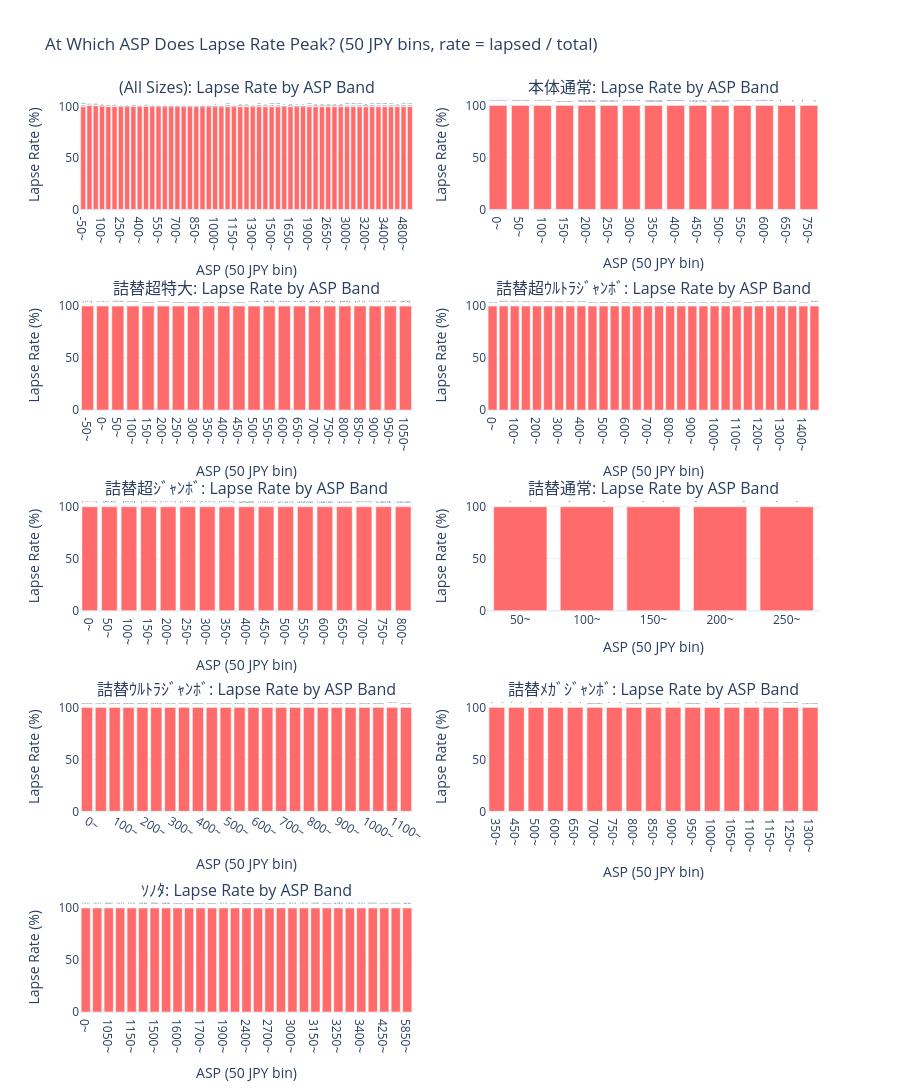

Notebook cell for this chart:
### Code cell
# ── Lapse RATE by ASP band (50 JPY floor) per size ────────────────────
# ── BUG FIX: Scan ariel_purchases only up to LAPSE_CUTOFF_DATE ─────────
# Previous bug: scanning to ANALYSIS_END then HAVING MAX(date)<=cutoff
# excluded retained shoppers (their MAX date was the post-cutoff return date).
# Fix: narrow scan window to LAPSE_CUTOFF_DATE so all shoppers in the CTE
# have their last purchase naturally ≤ cutoff → correct lapse rate denominator.

MIN_FREQ = 30   # minimum shoppers per ASP bin to include in the chart

all_at_risk_query = f"""
WITH ariel_purchases AS (
    SELECT
        idpos.shopper_key,
        prod.jp_segment_4_name AS size_code,
        CAST(idpos.sales_period_group_end_date_part AS DATE) AS purchase_date,
        SUM(idpos.pos_sales_amt) / SUM(idpos.pos_unit_sales_qty) AS asp
    FROM cdl_customer_prod.gold_customer_loyalty.loyalty_transact_fct_v1_vw idpos
    LEFT JOIN id_pos_ai_1.prod_dim_ext_vw prod ON idpos.prod_key = prod.prod_key
    LEFT JOIN id_pos_ai_1.shopper_dim_generic_vw shopper ON idpos.shopper_key = shopper.shopper_key
    WHERE idpos.sales_period_group_end_date_part BETWEEN '{ANALYSIS_START}' AND '{LAPSE_CUTOFF_DATE}'
      AND idpos.data_provider_code_part IN ({RETAILER_IN})
      AND prod.jp_category_name = '{CATEGORY}'
      AND prod.jp_sub_category_alter_lang_name = '{SUB_CAT}'
      AND prod.jp_sub_brand_alter_lang_name = '{ARIEL_GEL}'
      AND shopper.member_ind = 'Y'
      AND idpos.pos_unit_sales_qty > 0
    GROUP BY 1, 2, 3
),
last_ariel AS (
    -- With scan window ending at LAPSE_CUTOFF_DATE, MAX(date) is naturally <= cutoff
    -- No HAVING needed (removed to fix the 100% lapse rate bug)
    SELECT shopper_key, MAX(purchase_date) AS last_ariel_date
    FROM ariel_purchases
    GROUP BY 1
)
SELECT la.shopper_key, la.last_ariel_date, ap.size_code, ap.asp
FROM last_ariel la
INNER JOIN ariel_purchases ap
       ON la.shopper_key = ap.shopper_key
      AND la.last_ariel_date = ap.purchase_date
"""

print('⏳ Fetching all at-risk shoppers with ASP (BUG FIX: scan to LAPSE_CUTOFF_DATE)...', flush=True)
df_all_at_risk = execute_query(all_at_risk_query)
df_all_at_risk['asp'] = pd.to_numeric(df_all_at_risk['asp'])
print(f'✅ {len(df_all_at_risk):,} at-risk shoppers fetched')

# Mark lapsed vs retained
lapsed_ids = set(df_lapsed['shopper_key'].unique())
df_all_at_risk['is_lapsed'] = df_all_at_risk['shopper_key'].isin(lapsed_ids).astype(int)
print(f'   Lapsed: {df_all_at_risk["is_lapsed"].sum():,}  Retained: {(~df_all_at_risk["is_lapsed"].astype(bool)).sum():,}')

# Apply size exclusion
df_at_risk_filtered = df_all_at_risk[~df_all_at_risk['size_code'].isin(EXCLUDED_SIZES)].copy()

# Bin ASP by 50 JPY floor
df_at_risk_filtered['asp_band'] = (df_at_risk_filtered['asp'] // 50 * 50).astype(int)

# Compute lapse rate by ASP band + size
asp_lapse = df_at_risk_filtered.groupby(['size_code', 'asp_band']).agg(
    total_shoppers=('shopper_key', 'nunique'),
    lapsed_shoppers=('is_lapsed', 'sum')
).reset_index()
asp_lapse['lapse_rate_%'] = (asp_lapse['lapsed_shoppers'] / asp_lapse['total_shoppers'] * 100).round(1)

# Frequency filter: only include bands with enough observations
asp_lapse_plot = asp_lapse[asp_lapse['total_shoppers'] >= MIN_FREQ].copy()

# Also compute ALL sizes combined (after exclusion)
asp_lapse_all = df_at_risk_filtered.groupby('asp_band').agg(
    total_shoppers=('shopper_key', 'nunique'),
    lapsed_shoppers=('is_lapsed', 'sum')
).reset_index()
asp_lapse_all['lapse_rate_%'] = (asp_lapse_all['lapsed_shoppers'] / asp_lapse_all['total_shoppers'] * 100).round(1)
asp_lapse_all['size_code'] = '(All Sizes)'
asp_lapse_all = asp_lapse_all[asp_lapse.columns]
asp_lapse_all_plot = asp_lapse_all[asp_lapse_all['total_shoppers'] >= MIN_FREQ].copy()

print(f'\nFrequency filter: showing only ASP bands with >= {MIN_FREQ} shoppers')
print('\nLapse Rate by 50 JPY ASP Band — All Sizes Combined:')
print('=' * 70)
print(asp_lapse_all_plot.to_string(index=False))

print('\nLapse Rate by 50 JPY ASP Band — Per Size:')
print('=' * 70)
for size in order_and_filter_sizes(asp_lapse_plot['size_code'].unique()):
    s = asp_lapse_plot[asp_lapse_plot['size_code'] == size]
    print(f'\n▶ {size}:')
    print(s.to_string(index=False))

# ── Visualization: Lapse RATE by 50 JPY ASP band ─────────────────────
asp_lapse_combined = pd.concat([asp_lapse_all_plot, asp_lapse_plot], ignore_index=True)
plot_sizes = ['(All Sizes)'] + order_and_filter_sizes(asp_lapse_plot['size_code'].unique())

n_s = len(plot_sizes)
n_c = min(2, n_s)
n_r = (n_s + n_c - 1) // n_c

fig = make_subplots(rows=n_r, cols=n_c,
                    subplot_titles=[f'{s}: Lapse Rate by ASP Band' for s in plot_sizes],
                    vertical_spacing=0.10)

for idx, size in enumerate(plot_sizes):
    row = idx // n_c + 1
    col = idx % n_c + 1
    subset = asp_lapse_combined[asp_lapse_combined['size_code'] == size].sort_values('asp_band')
    if len(subset) == 0:
        continue
    fig.add_trace(go.Bar(
        x=subset['asp_band'].astype(str) + '~',
        y=subset['lapse_rate_%'],
        name=size, marker_color='#FF6B6B',
        text=[f'{r:.0f}%<br>({int(l)}/{int(t)})' for r, l, t in
              zip(subset['lapse_rate_%'], subset['lapsed_shoppers'], subset['total_shoppers'])],
        textposition='outside', showlegend=False),
        row=row, col=col)
    fig.update_xaxes(title_text='ASP (50 JPY bin)', row=row, col=col)
    fig.update_yaxes(title_text='Lapse Rate (%)', row=row, col=col)

fig.update_layout(height=350*n_r,
                  title_text=f'At Which ASP Does Lapse Rate Peak? (50 JPY bins, freq≥{MIN_FREQ})',
                  template='plotly_white')
fig.show()

### Figure 1 — Plotly figure (JSON) as saved in the notebook; plotly's stock layout.template omitted (floating-point values rounded to 4 significant figures)
{"data": [{"marker": {"color": "#FF6B6B"}, "name": "(All Sizes)", "showlegend": false, "text": ["100%<br>(1/1)", "101%<br>(10645/10509)", "101%<br>(1888/1870)", "101%<br>(5356/5324)", "100%<br>(276652/276462)", "100%<br>(53456/53396)", "100%<br>(226071/225898)", "100%<br>(88594/88565)", "100%<br>(174906/174620)", "100%<br>(41076/41057)", "100%<br>(77391/77075)", "100%<br>(32185/32173)", "100%<br>(35807/35805)", "100%<br>(30941/30939)", "100%<br>(77531/77518)", "100%<br>(82334/82329)", "100%<br>(127859/127844)", "100%<br>(107085/107056)", "100%<br>(115150/115126)", "100%<br>(50695/50694)", "100%<br>(85291/85270)", "100%<br>(8749/8749)", "100%<br>(46411/46411)", "100%<br>(79/79)", "100%<br>(11789/11789)", "100%<br>(687/687)", "100%<br>(8167/8167)", "100%<br>(16475/16475)", "100%<br>(33/33)", "100%<br>(1575/1575)", "100%<br>(6/6)", "100%<br>(4/4)", "100%<br>(2445/2445)", "100%<br>(125/125)", "100%<br>(4753/4753)", "100%<br>(4356/4356)", "100%<br>(1/1)", "100%<br>(657/657)", "100%<br>(205/205)", "100%<br>(303/303)", "100%<br>(362/362)", "100%<br>(765/765)", "100%<br>(1/1)", "100%<br>(1/1)", "100%<br>(9/9)", "100%<br>(693/693)", "100%<br>(41/41)", "100%<br>(1/1)", "100%<br>(7/7)", "100%<br>(61/61)", "100%<br>(101/101)", "100%<br>(31/31)", "100%<br>(2/2)"], "textposition": "outside", "type": "bar", "x": ["-50~", "0~", "50~", "100~", "150~", "200~", "250~", "300~", "350~", "400~", "450~", "500~", "550~", "600~", "650~", "700~", "750~", "800~", "850~", "900~", "950~", "1000~", "1050~", "1100~", "1150~", "1200~", "1250~", "1300~", "1350~", "1400~", "1500~", "1550~", "1600~", "1650~", "1700~", "1750~", "1900~", "2150~", "2400~", "2650~", "2700~", "2900~", "3000~", "3050~", "3150~", "3200~", "3250~", "3300~", "3400~", "3550~", "4250~", "4800~", "5850~"], "xaxis": "x", "y": [100.0, 101.3, 101.0, 100.6, 100.1, 100.1, 100.1, 100.0, 100.2, 100.0, 100.4, 100.0, 100.0, 100.0, 100.0, 100.0, 100.0, 100.0, 100.0, 100.0, 100.0, 100.0, 100.0, 100.0, 100.0, 100.0, 100.0, 100.0, 100.0, 100.0, 100.0, 100.0, 100.0, 100.0, 100.0, 100.0, 100.0, 100.0, 100.0, 100.0, 100.0, 100.0, 100.0, 100.0, 100.0, 100.0, 100.0, 100.0, 100.0, 100.0, 100.0, 100.0, 100.0], "yaxis": "y"}, {"marker": {"color": "#FF6B6B"}, "name": "本体通常", "showlegend": false, "text": ["100%<br>(1895/1895)", "100%<br>(658/658)", "100%<br>(1535/1535)", "100%<br>(266031/266031)", "100%<br>(38922/38922)", "100%<br>(35691/35691)", "100%<br>(2176/2176)", "100%<br>(10904/10904)", "100%<br>(4438/4438)", "100%<br>(17952/17952)", "100%<br>(15491/15491)", "100%<br>(7810/7810)", "100%<br>(2754/2754)", "100%<br>(4/4)", "100%<br>(1/1)"], "textposition": "outside", "type": "bar", "x": ["0~", "50~", "100~", "150~", "200~", "250~", "300~", "350~", "400~", "450~", "500~", "550~", "600~", "650~", "750~"], "xaxis": "x2", "y": [100.0, 100.0, 100.0, 100.0, 100.0, 100.0, 100.0, 100.0, 100.0, 100.0, 100.0, 100.0, 100.0, 100.0, 100.0], "yaxis": "y2"}, {"marker": {"color": "#FF6B6B"}, "name": "詰替超特大", "showlegend": false, "text": ["100%<br>(1/1)", "100%<br>(5111/5111)", "100%<br>(962/962)", "100%<br>(3510/3510)", "100%<br>(10247/10247)", "100%<br>(13973/13973)", "100%<br>(189565/189565)", "100%<br>(84637/84637)", "100%<br>(130301/130301)", "100%<br>(32520/32520)", "100%<br>(21756/21756)", "100%<br>(1359/1359)", "100%<br>(8/8)", "100%<br>(25/25)", "100%<br>(21/21)", "100%<br>(2/2)", "100%<br>(8/8)", "100%<br>(3/3)", "100%<br>(1/1)", "100%<br>(11/11)", "100%<br>(13/13)", "100%<br>(6/6)"], "textposition": "outside", "type": "bar", "x": ["-50~", "0~", "50~", "100~", "150~", "200~", "250~", "300~", "350~", "400~", "450~", "500~", "550~", "600~", "650~", "700~", "750~", "800~", "850~", "900~", "950~", "1050~"], "xaxis": "x3", "y": [100.0, 100.0, 100.0, 100.0, 100.0, 100.0, 100.0, 100.0, 100.0, 100.0, 100.0, 100.0, 100.0, 100.0, 100.0, 100.0, 100.0, 100.0, 100.0, 100.0, 100.0, 100.0], "yaxis": "y3"}, {"marker": {"color": "#FF6B6B"}, "name": "詰替超ｳﾙﾄﾗｼﾞｬﾝﾎﾞ", "showlegend": false, "text": ["100%<br>(1363/1363)", "100%<br>(80/80)", "100%<br>(85/85)", "100%<br>(106/106)", "100%<br>(151/151)", "100%<br>(222/222)", "100%<br>(264/264)", "100%<br>(633/633)", "100%<br>(763/763)", "100%<br>(1443/1443)", "100%<br>(1398/1398)", "100%<br>(2430/2430)", "100%<br>(1547/1547)", "100%<br>(24284/24284)", "100%<br>(18618/18618)", "100%<br>(87527/87527)", "100%<br>(44165/44165)", "100%<br>(68401/68401)", "100%<br>(48532/48532)", "100%<br>(51044/51044)", "100%<br>(8604/8604)", "100%<br>(25823/25823)", "100%<br>(67/67)", "100%<br>(2303/2303)", "100%<br>(687/687)", "100%<br>(39/39)", "100%<br>(25/25)", "100%<br>(33/33)", "100%<br>(1567/1567)", "100%<br>(2/2)"], "textposition": "outside", "type": "bar", "x": ["0~", "50~", "100~", "150~", "200~", "250~", "300~", "350~", "400~", "450~", "500~", "550~", "600~", "650~", "700~", "750~", "800~", "850~", "900~", "950~", "1000~", "1050~", "1100~", "1150~", "1200~", "1250~", "1300~", "1350~", "1400~", "1600~"], "xaxis": "x4", "y": [100.0, 100.0, 100.0, 100.0, 100.0, 100.0, 100.0, 100.0, 100.0, 100.0, 100.0, 100.0, 100.0, 100.0, 100.0, 100.0, 100.0, 100.0, 100.0, 100.0, 100.0, 100.0, 100.0, 100.0, 100.0, 100.0, 100.0, 100.0, 100.0, 100.0], "yaxis": "y4"}, {"marker": {"color": "#FF6B6B"}, "name": "詰替超ｼﾞｬﾝﾎﾞ", "showlegend": false, "text": ["100%<br>(19/19)", "100%<br>(2/2)", "100%<br>(6/6)", "100%<br>(10/10)", "100%<br>(17/17)", "100%<br>(71/71)", "100%<br>(54/54)", "100%<br>(55/55)", "100%<br>(289/289)", "100%<br>(117/117)", "100%<br>(211/211)", "100%<br>(230/230)", "100%<br>(194/194)", "100%<br>(1251/1251)", "100%<br>(33/33)", "100%<br>(518/518)", "100%<br>(1336/1336)"], "textposition": "outside", "type": "bar", "x": ["0~", "50~", "100~", "150~", "200~", "250~", "300~", "350~", "400~", "450~", "500~", "550~", "600~", "650~", "700~", "750~", "800~"], "xaxis": "x5", "y": [100.0, 100.0, 100.0, 100.0, 100.0, 100.0, 100.0, 100.0, 100.0, 100.0, 100.0, 100.0, 100.0, 100.0, 100.0, 100.0, 100.0], "yaxis": "y5"}, {"marker": {"color": "#FF6B6B"}, "name": "詰替通常", "showlegend": false, "text": ["100%<br>(2/2)", "100%<br>(37/37)", "100%<br>(2/2)", "100%<br>(110/110)", "100%<br>(4/4)"], "textposition": "outside", "type": "bar", "x": ["50~", "100~", "150~", "200~", "250~"], "xaxis": "x6", "y": [100.0, 100.0, 100.0, 100.0, 100.0], "yaxis": "y6"}, {"marker": {"color": "#FF6B6B"}, "name": "詰替ｳﾙﾄﾗｼﾞｬﾝﾎﾞ", "showlegend": false, "text": ["100%<br>(2256/2256)", "100%<br>(184/184)", "100%<br>(183/183)", "100%<br>(256/256)", "100%<br>(283/283)", "100%<br>(518/518)", "100%<br>(1463/1463)", "100%<br>(33012/33012)", "100%<br>(3066/3066)", "100%<br>(36121/36121)", "100%<br>(13721/13721)", "100%<br>(25329/25329)", "100%<br>(26413/26413)", "100%<br>(51970/51970)", "100%<br>(27817/27817)", "100%<br>(39801/39801)", "100%<br>(27832/27832)", "100%<br>(23495/23495)", "100%<br>(2144/2144)", "100%<br>(4551/4551)", "100%<br>(139/139)", "100%<br>(905/905)", "100%<br>(9/9)", "100%<br>(732/732)"], "textposition": "outside", "type": "bar", "x": ["0~", "50~", "100~", "150~", "200~", "250~", "300~", "350~", "400~", "450~", "500~", "550~", "600~", "650~", "700~", "750~", "800~", "850~", "900~", "950~", "1000~", "1050~", "1100~", "1150~"], "xaxis": "x7", "y": [100.0, 100.0, 100.0, 100.0, 100.0, 100.0, 100.0, 100.0, 100.0, 100.0, 100.0, 100.0, 100.0, 100.0, 100.0, 100.0, 100.0, 100.0, 100.0, 100.0, 100.0, 100.0, 100.0, 100.0], "yaxis": "y7"}, {"marker": {"color": "#FF6B6B"}, "name": "詰替ﾒｶﾞｼﾞｬﾝﾎﾞ", "showlegend": false, "text": ["100%<br>(1/1)", "100%<br>(2/2)", "100%<br>(5/5)", "100%<br>(8/8)", "100%<br>(1/1)", "100%<br>(35864/35864)", "100%<br>(4/4)", "100%<br>(33749/33749)", "100%<br>(23253/23253)", "100%<br>(8/8)", "100%<br>(29683/29683)", "100%<br>(5/5)", "100%<br>(19671/19671)", "100%<br>(2/2)", "100%<br>(8753/8753)", "100%<br>(8128/8128)", "100%<br>(16450/16450)"], "textposition": "outside", "type": "bar", "x": ["350~", "450~", "500~", "600~", "650~", "700~", "750~", "800~", "850~", "900~", "950~", "1000~", "1050~", "1100~", "1150~", "1250~", "1300~"], "xaxis": "x8", "y": [100.0, 100.0, 100.0, 100.0, 100.0, 100.0, 100.0, 100.0, 100.0, 100.0, 100.0, 100.0, 100.0, 100.0, 100.0, 100.0, 100.0], "yaxis": "y8"}, {"marker": {"color": "#FF6B6B"}, "name": "ｿﾉﾀ", "showlegend": false, "text": ["100%<br>(1/1)", "100%<br>(1/1)", "100%<br>(6/6)", "100%<br>(1/1)", "100%<br>(1/1)", "100%<br>(8/8)", "100%<br>(6/6)", "100%<br>(4/4)", "100%<br>(2443/2443)", "100%<br>(125/125)", "100%<br>(4753/4753)", "100%<br>(4356/4356)", "100%<br>(1/1)", "100%<br>(657/657)", "100%<br>(205/205)", "100%<br>(303/303)", "100%<br>(362/362)", "100%<br>(765/765)", "100%<br>(1/1)", "100%<br>(1/1)", "100%<br>(9/9)", "100%<br>(693/693)", "100%<br>(41/41)", "100%<br>(1/1)", "100%<br>(7/7)", "100%<br>(61/61)", "100%<br>(101/101)", "100%<br>(31/31)", "100%<br>(2/2)"], "textposition": "outside", "type": "bar", "x": ["0~", "1000~", "1050~", "1100~", "1150~", "1400~", "1500~", "1550~", "1600~", "1650~", "1700~", "1750~", "1900~", "2150~", "2400~", "2650~", "2700~", "2900~", "3000~", "3050~", "3150~", "3200~", "3250~", "3300~", "3400~", "3550~", "4250~", "4800~", "5850~"], "xaxis": "x9", "y": [100.0, 100.0, 100.0, 100.0, 100.0, 100.0, 100.0, 100.0, 100.0, 100.0, 100.0, 100.0, 100.0, 100.0, 100.0, 100.0, 100.0, 100.0, 100.0, 100.0, 100.0, 100.0, 100.0, 100.0, 100.0, 100.0, 100.0, 100.0, 100.0], "yaxis": "y9"}], "layout": {"annotations": [{"font": {"size": 16}, "showarrow": false, "text": "(All Sizes): Lapse Rate by ASP Band", "x": 0.225, "xanchor": "center", "xref": "paper", "y": 1, "yanchor": "bottom", "yref": "paper"}, {"font": {"size": 16}, "showarrow": false, "text": "本体通常: Lapse Rate by ASP Band", "x": 0.775, "xanchor": "center", "xref": "paper", "y": 1, "yanchor": "bottom", "yref": "paper"}, {"font": {"size": 16}, "showarrow": false, "text": "詰替超特大: Lapse Rate by ASP Band", "x": 0.225, "xanchor": "center", "xref": "paper", "y": 0.78, "yanchor": "bottom", "yref": "paper"}, {"font": {"size": 16}, "showarrow": false, "text": "詰替超ｳﾙﾄﾗｼﾞｬﾝﾎﾞ: Lapse Rate by ASP Band", "x": 0.775, "xanchor": "center", "xref": "paper", "y": 0.78, "yanchor": "bottom", "yref": "paper"}, {"font": {"size": 16}, "showarrow": false, "text": "詰替超ｼﾞｬﾝﾎﾞ: Lapse Rate by ASP Band", "x": 0.225, "xanchor": "center", "xref": "paper", "y": 0.56, "yanchor": "bottom", "yref": "paper"}, {"font": {"size": 16}, "showarrow": false, "text": "詰替通常: Lapse Rate by ASP Band", "x": 0.775, "xanchor": "center", "xref": "paper", "y": 0.56, "yanchor": "bottom", "yref": "paper"}, {"font": {"size": 16}, "showarrow": false, "text": "詰替ｳﾙﾄﾗｼﾞｬﾝﾎﾞ: Lapse Rate by ASP Band", "x": 0.225, "xanchor": "center", "xref": "paper", "y": 0.34, "yanchor": "bottom", "yref": "paper"}, {"font": {"size": 16}, "showarrow": false, "text": "詰替ﾒｶﾞｼﾞｬﾝﾎﾞ: Lapse Rate by ASP Band", "x": 0.775, "xanchor": "center", "xref": "paper", "y": 0.34, "yanchor": "bottom", "yref": "paper"}, {"font": {"size": 16}, "showarrow": false, "text": "ｿﾉﾀ: Lapse Rate by ASP Band", "x": 0.225, "xanchor": "center", "xref": "paper", "y": 0.12, "yanchor": "bottom", "yref": "paper"}], "height": 1750, "title": {"text": "At Which ASP Does Lapse Rate Peak? (50 JPY bins, rate = lapsed / total)"}, "xaxis": {"anchor": "y", "domain": [0, 0.45], "title": {"text": "ASP (50 JPY bin)"}}, "xaxis10": {"anchor": "y10", "domain": [0.55, 1]}, "xaxis2": {"anchor": "y2", "domain": [0.55, 1], "title": {"text": "ASP (50 JPY bin)"}}, "xaxis3": {"anchor": "y3", "domain": [0, 0.45], "title": {"text": "ASP (50 JPY bin)"}}, "xaxis4": {"anchor": "y4", "domain": [0.55, 1], "title": {"text": "ASP (50 JPY bin)"}}, "xaxis5": {"anchor": "y5", "domain": [0, 0.45], "title": {"text": "ASP (50 JPY bin)"}}, "xaxis6": {"anchor": "y6", "domain": [0.55, 1], "title": {"text": "ASP (50 JPY bin)"}}, "xaxis7": {"anchor": "y7", "domain": [0, 0.45], "title": {"text": "ASP (50 JPY bin)"}}, "xaxis8": {"anchor": "y8", "domain": [0.55, 1], "title": {"text": "ASP (50 JPY bin)"}}, "xaxis9": {"anchor": "y9", "domain": [0, 0.45], "title": {"text": "ASP (50 JPY bin)"}}, "yaxis": {"anchor": "x", "domain": [0.88, 1], "title": {"text": "Lapse Rate (%)"}}, "yaxis10": {"anchor": "x10", "domain": [0, 0.12]}, "yaxis2": {"anchor": "x2", "domain": [0.88, 1], "title": {"text": "Lapse Rate (%)"}}, "yaxis3": {"anchor": "x3", "domain": [0.66, 0.78], "title": {"text": "Lapse Rate (%)"}}, "yaxis4": {"anchor": "x4", "domain": [0.66, 0.78], "title": {"text": "Lapse Rate (%)"}}, "yaxis5": {"anchor": "x5", "domain": [0.44, 0.56], "title": {"text": "Lapse Rate (%)"}}, "yaxis6": {"anchor": "x6", "domain": [0.44, 0.56], "title": {"text": "Lapse Rate (%)"}}, "yaxis7": {"anchor": "x7", "domain": [0.22, 0.34], "title": {"text": "Lapse Rate (%)"}}, "yaxis8": {"anchor": "x8", "domain": [0.22, 0.34], "title": {"text": "Lapse Rate (%)"}}, "yaxis9": {"anchor": "x9", "domain": [0, 0.12], "title": {"text": "Lapse Rate (%)"}}}}
